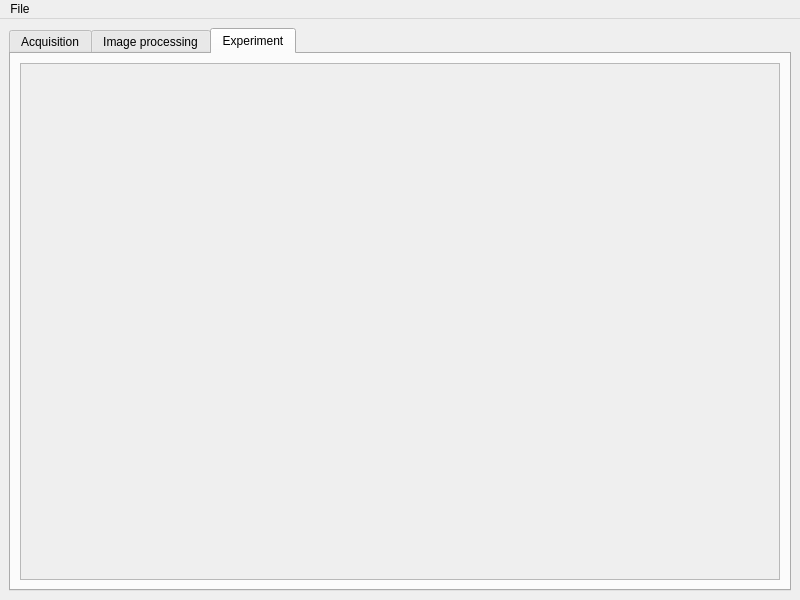
<?xml version="1.0" encoding="UTF-8"?>
<ui version="4.0">
 <class>MainWindow</class>
 <widget class="QMainWindow" name="MainWindow">
  <property name="geometry">
   <rect>
    <x>0</x>
    <y>0</y>
    <width>800</width>
    <height>600</height>
   </rect>
  </property>
  <property name="windowTitle">
   <string>MainWindow</string>
  </property>
  <widget class="QWidget" name="centralwidget">
   <layout class="QGridLayout" name="gridLayout">
    <item row="0" column="0">
     <widget class="QTabWidget" name="tabWidget">
      <property name="currentIndex">
       <number>2</number>
      </property>
      <widget class="QWidget" name="acqTab">
       <attribute name="title">
        <string>Acquisition</string>
       </attribute>
       <layout class="QGridLayout" name="gridLayout_4">
        <item row="0" column="0">
         <layout class="QVBoxLayout" name="verticalLayout" stretch="0,0">
          <item>
           <layout class="QHBoxLayout" name="horizontalLayout_3">
            <item>
             <widget class="QLabel" name="label_2">
              <property name="sizePolicy">
               <sizepolicy hsizetype="Maximum" vsizetype="Preferred">
                <horstretch>0</horstretch>
                <verstretch>0</verstretch>
               </sizepolicy>
              </property>
              <property name="text">
               <string>Acquisition source:</string>
              </property>
             </widget>
            </item>
            <item>
             <widget class="QComboBox" name="acqSource"/>
            </item>
            <item>
             <spacer name="horizontalSpacer">
              <property name="orientation">
               <enum>Qt::Horizontal</enum>
              </property>
              <property name="sizeHint" stdset="0">
               <size>
                <width>40</width>
                <height>20</height>
               </size>
              </property>
             </spacer>
            </item>
           </layout>
          </item>
          <item>
           <widget class="QStackedWidget" name="acqWidgets">
            <widget class="QWidget" name="folder">
             <layout class="QGridLayout" name="gridLayout_8">
              <item row="0" column="0">
               <layout class="QVBoxLayout" name="imageLayout"/>
              </item>
             </layout>
            </widget>
            <widget class="QWidget" name="webcam">
             <layout class="QGridLayout" name="gridLayout_10">
              <item row="0" column="0">
               <layout class="QGridLayout" name="webcamLayout"/>
              </item>
             </layout>
            </widget>
            <widget class="QWidget" name="acq">
             <layout class="QGridLayout" name="gridLayout_7">
              <item row="0" column="0">
               <layout class="QGridLayout" name="acqLayout"/>
              </item>
             </layout>
            </widget>
           </widget>
          </item>
         </layout>
        </item>
       </layout>
      </widget>
      <widget class="QWidget" name="configurator">
       <attribute name="title">
        <string>Image processing</string>
       </attribute>
       <layout class="QGridLayout" name="gridLayout_3">
        <item row="0" column="0">
         <layout class="QGridLayout" name="configLayout"/>
        </item>
       </layout>
      </widget>
      <widget class="QWidget" name="tab">
       <attribute name="title">
        <string>Experiment</string>
       </attribute>
       <layout class="QGridLayout" name="gridLayout_5">
        <item row="0" column="0">
         <widget class="QScrollArea" name="scrollArea">
          <property name="widgetResizable">
           <bool>true</bool>
          </property>
          <widget class="QWidget" name="scrollAreaWidgetContents">
           <property name="geometry">
            <rect>
             <x>0</x>
             <y>0</y>
             <width>758</width>
             <height>493</height>
            </rect>
           </property>
           <layout class="QGridLayout" name="gridLayout_2">
            <item row="0" column="0">
             <layout class="QGridLayout" name="experimentLayout"/>
            </item>
           </layout>
          </widget>
         </widget>
        </item>
       </layout>
      </widget>
     </widget>
    </item>
   </layout>
  </widget>
  <widget class="QMenuBar" name="menubar">
   <property name="geometry">
    <rect>
     <x>0</x>
     <y>0</y>
     <width>800</width>
     <height>20</height>
    </rect>
   </property>
   <widget class="QMenu" name="menuFile">
    <property name="title">
     <string>File</string>
    </property>
    <addaction name="actionLoad_project_file"/>
    <addaction name="actionStore_project_file"/>
   </widget>
   <addaction name="menuFile"/>
  </widget>
  <action name="actionLoad_project_file">
   <property name="text">
    <string>Load project file</string>
   </property>
   <property name="shortcut">
    <string>Ctrl+O</string>
   </property>
  </action>
  <action name="actionStore_project_file">
   <property name="text">
    <string>Store project file</string>
   </property>
   <property name="shortcut">
    <string>Ctrl+S</string>
   </property>
  </action>
 </widget>
 <resources/>
 <connections/>
</ui>
